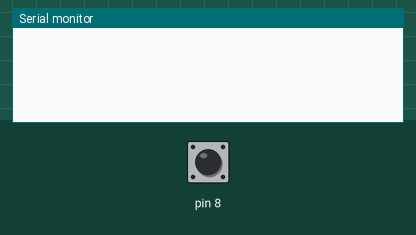
Bench run of a sketch on a simulated Arduino Uno, built with avr-gcc and run on an emulated ATmega328P. On the bench: the last lines printed to the serial monitor. The inputs (shaded band) are chosen by the test bench; at power-on: pin 8 HIGH.

Above: at 1.2 s.
1.3 s: pin 8 pulled LOW for 0.15 s
At 2.3 s:
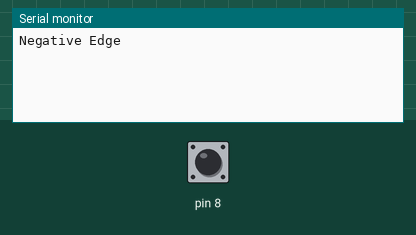
2.9 s: pin 8 pulled LOW for 3.2 s
At 7.2 s:
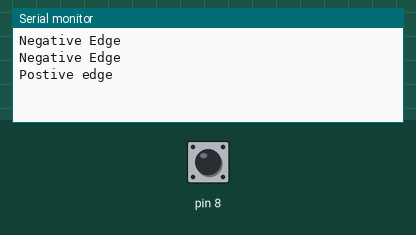

Measured:
- after the input at 1.3 s, the serial monitor: prints a new line at once (image 1)
- after the input at 2.9 s, the serial monitor: prints a new line after 3.2 s (image 2)

The sketch:

project_Button.ino
```cpp
#include <ProjectButton.h>

ProjectButton projectButton(8);

void setup() {
  // put your setup code here, to run once:
  projectButton.setup();
  Serial.begin(9600);
}

void loop() {
  // put your main code here, to run repeatedly:
  if (projectButton.PosEdge()) {
  Serial.println("Postive edge");
  }
  else if (projectButton.NegEdge()){
    Serial.println("Negative Edge");
  }
}
```

ProjectButton.h
```cpp
#pragma once

#define BUTTON_DELAY (3)

class ProjectButton {
public:
	ProjectButton(int nPort) {
		changePort(nPort);
	}

	~ProjectButton() {

	}

private:
	int Port = 0;
	int PrevButton = HIGH;

protected:
	void initButton() {
		pinMode(Port, INPUT_PULLUP);
	}

public:

	void changePort(int nPort) {
		Port = nPort;
	}

	boolean Pressed() {
		int nInput = digitalRead(Port);
		return nInput == LOW;
	}

	boolean Edge() {
		delay(BUTTON_DELAY);
		int nInput = digitalRead(Port);
		if (nInput != PrevButton) {
			PrevButton = nInput;
			return true;
		}
		else {
			return false;
		}
	}

	boolean NegEdge() {
		delay(BUTTON_DELAY);
		int nInput = digitalRead(Port);
		if (nInput != PrevButton) {
			PrevButton = nInput;
			if (nInput == LOW) {
				return true;
			}
			else {
				return false;
			}
		}
		else {
			return false;
		}
	}

	boolean PosEdge() {
		delay(BUTTON_DELAY);
		int nInput = digitalRead(Port);
		if (nInput != PrevButton) {
			PrevButton = nInput;
			if (nInput == HIGH) {
				return true;
			}
			else {
				return false;
			}
		}
		else {
			return false;
		}
	}

	void setup() {
		initButton();
	}
};
```
